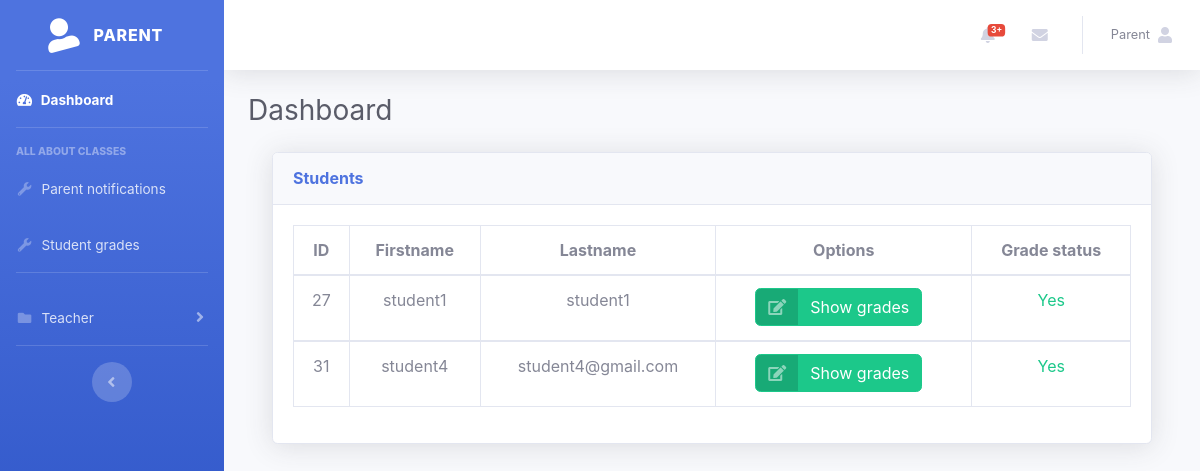
Before: /users/p_students (signed in) with the older database file.
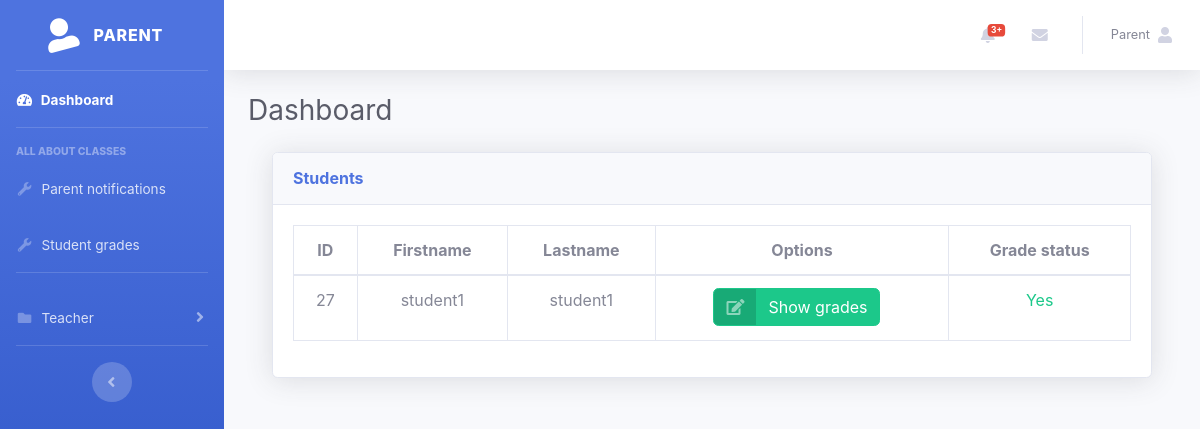
After: the same page with the newer database file.
### tables this page shows
CREATE TABLE IF NOT EXISTS `students` (
  `id_student` int(11) NOT NULL AUTO_INCREMENT,
  `first_name` varchar(255) NOT NULL,
  `last_name` varchar(255) NOT NULL,
  `id_school_class` int(11) NOT NULL,
  PRIMARY KEY (`id_student`),
  KEY `fk_students_school_classes1_idx` (`id_school_class`)
);

### app/libraries/Core.php (called while the page is built, shortened)
<?php
  class Core {
    protected $currentMethod = 'index';
    public function __construct(){
      $url = $this->getUrl();
      if(file_exists('../app/controllers/' . ucwords($url[0]). '.php')){
        unset($url[0]);
      }
      $this->currentController = new $this->currentController;
      if(isset($url[1])){
        if(method_exists($this->currentController, $url[1])){
          $this->currentMethod = $url[1];
          unset($url[1]);
        }
      }
      $this->params = $url ? array_values($url) : [];
      call_user_func_array([$this->currentController, $this->currentMethod], $this->params);
    }
    public function getUrl(){
      if(isset($_GET['url'])){
        $url = rtrim($_GET['url'], '/');
        $url = filter_var($url, FILTER_SANITIZE_URL);
        $url = explode('/', $url);
        return $url;
      }
    }
  }

### public/index.php (called while the page is built, shortened)
<?php
$init = new Core;

### app/libraries/Database.php (called while the page is built, shortened)
<?php
class Database
{
  private $host = DB_HOST;
  private $user = DB_USER;
  private $pass = DB_PASS;
  private $dbname = DB_NAME;
  private $dbh;
  private $stmt;
  public function __construct()
  {
    $dsn = 'mysql:host=' . $this->host . ';dbname=' . $this->dbname;
    $options = array(
      PDO::ATTR_PERSISTENT => true,
      PDO::ATTR_ERRMODE => PDO::ERRMODE_EXCEPTION
    );
    try {
      $this->dbh = new PDO($dsn, $this->user, $this->pass, $options);
    } catch (PDOException $e) {
      $this->error = $e->getMessage();
      echo $this->error;
    }
  }
  public function query($sql)
  {
    $this->stmt = $this->dbh->prepare($sql);
  }
  public function bind($param, $value, $type = null)
  {
    if (is_null($type)) {
      switch (true) {
        case is_int($value):
          $type = PDO::PARAM_INT;
          break;
      }
    }
    $this->stmt->bindValue($param, $value, $type);
  }
  public function execute()
  {
    return $this->stmt->execute();
  }
  public function resultSet($fetch = PDO::FETCH_OBJ)
  {
    $this->execute();
    return $this->stmt->fetchAll($fetch);
  }
}

### app/models/Student.php (called while the page is built, shortened)
<?php
class Student
{
    private $db;
    public function __construct()
    {
        $this->db = new Database();
    }
    public function showStudentsToParent()
    {
        $id_parent = (int) htmlspecialchars($_SESSION['id_user']);
        $this->db->query(' SELECT students.id_student,
                            students.first_name,
                            students.last_name
                            FROM students
                            JOIN users_students ON students.id_student = users_students.id_student
                            JOIN users ON users_students.id_user = users.id_user
                            WHERE users_students.id_user = :id_parent');
        $this->db->bind(':id_parent', $id_parent);
        $students = $this->db->resultSet();
        return $students;
    }
}

### app/views/parent/students/index.php (the view, shortened to what the changed rows need)
<?php require APPROOT . '/views/inc/parent/header.php'; ?>
<div id="page-wrapper">
    <div class="container-fluid">
        <div class="row">
            <div class="col-lg-12">
                <div class="card shadow mb-4">
                    <div class="card-body">
                        <div class="table-responsive">
                            <div class="dataTables_wrapper dt-bootstrap4">
                                <table class="table table-bordered dataTable text-center">
                                    <thead>
                                        <tr>
                                            <th>ID</th>
                                            <th>Firstname</th>
                                            <th>Lastname</th>
                                            <th>Options</th>
                                            <th>Grade status</th>
                                        </tr>
                                    </thead>
                                    <?php foreach ($data['students'] as $student) : ?>
                                        <tbody>
                                            <tr>
                                                <td>
                                                    <?php echo $student->id_student; ?>
                                                </td>
                                                <td>
                                                    <?php echo $student->first_name; ?>
                                                </td>
                                                <td>
                                                    <?php echo $student->last_name; ?>
                                                </td>
                                                <td class="buttons-pos">
                                                    <a href="<?php echo URLROOT . "/users/showg/" . $student->id_student ?>" class="btn btn-success btn-icon-split m1">
                                                        <span class="icon text-white-50">
                                                            <i class="fas fa-edit"></i>
                                                        </span>
                                                        <span class="text">Show grades </span>
                                                    </a>
                                                </td>
                                                <td>
                                                    <p class="text-success">Yes</p>
                                                </td>
                                            </tr>
                                        </tbody>
                                    <?php endforeach; ?>
                                </table>
                            </div>
                        </div>
                    </div>
                </div>
            </div>
        </div>
    </div>
</div>
<?php require APPROOT . '/views/inc/parent/footer.php'; ?>

Changed rows visible on the page:
removed students: id_student "31", first_name "student4", last_name "student4@gmail.com"
